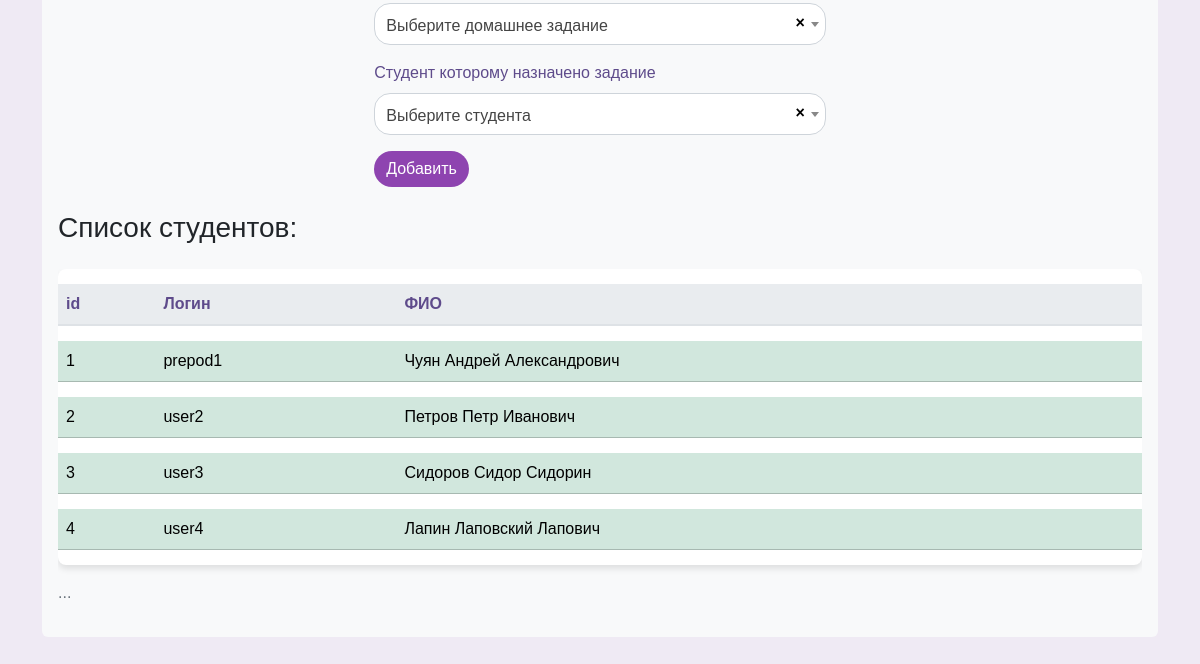
Before: /prepod (signed in, lower part) with the older database file.
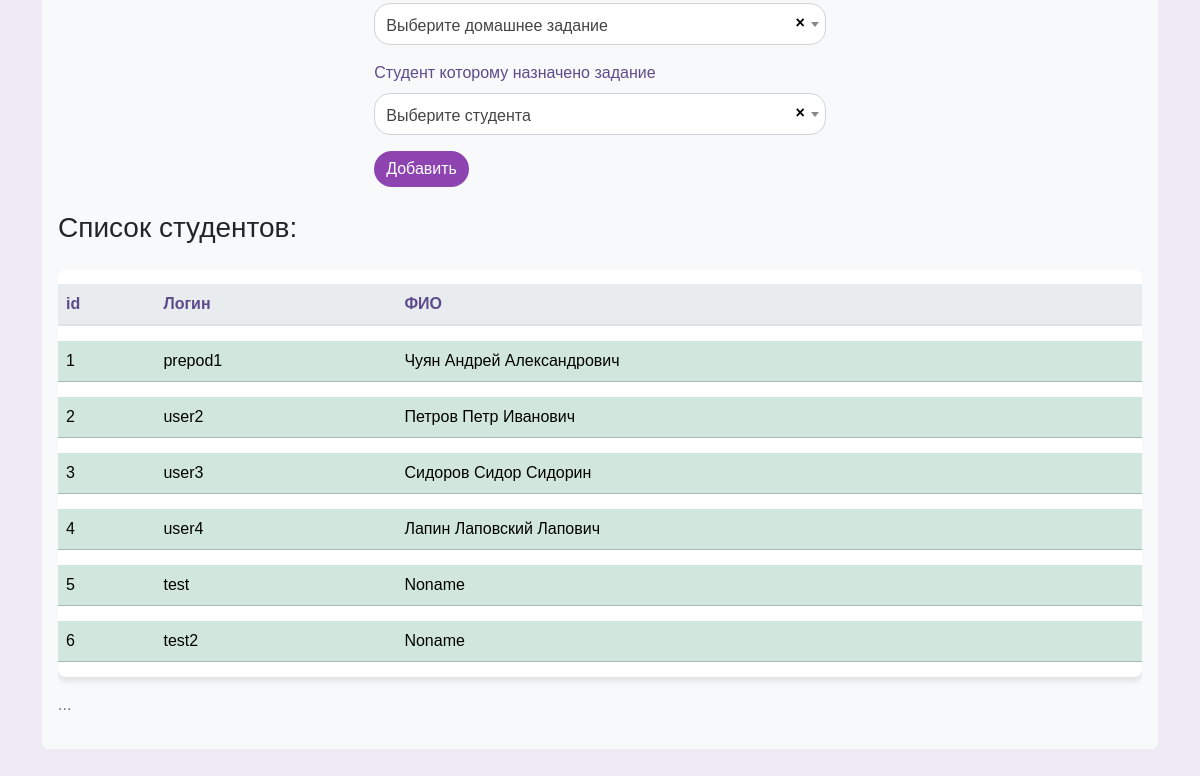
After: the same page with the newer database file.
### database/models.py (models this page shows, shortened)
class User(Base):
    __tablename__ = "users"
    id = Column(Integer, primary_key=True)
    username = Column(String, unique=True)
    fio = Column(String, default= 'Noname')  # Убрали уникальность
    email = Column(String, unique=True)
    password = Column(String)
    user_type = Column(Enum(UserType), default=UserType.student)
    group_id = Column(Integer, ForeignKey("group.id"), default= 1)
    group = relationship("Group", back_populates="user")
    history_user = relationship("History", back_populates="user_history")

### frontend/router.py (the view)
@router.get("/prepod")
async def get_users(
    request: Request,
    user: User = Depends(get_user_or_redirect),
    session: AsyncSession = Depends(get_session),
):
    data = await CRUDUser.get_user_fio(session, user.username)
    data = data
    data = [
        {"id": i, **dct}
        for i, dct in enumerate(data, start=1)
    ]
    print(data)
    users = await CRUDUser.get_all(session)
    groups = await CRUDGroup.get_all(session)
    disciplines = await CRUDDiscipline.get_all(session)
    themes = await CRUDTheme.get_all(session)
    homeworks = await CRUDHomework.get_all(session)
    students = await CRUDUser.get_all(session)
    data2 = []
    for user_data in users:
        data2.append({"id": user_data.id, "username": user_data.username, "fio": user_data.fio})  # Пример добавления данных пользователя, измените на необходимые поля
    return templates.TemplateResponse(
        "prepod/prepod.html",
        {
            "request": request,
            "user": user,
            "data": data,
            "users": users,
            "groups": groups,
            "disciplines": disciplines,
            "themes": themes,
            "homeworks": homeworks,
            "students": students,
            "data2": data2,
        },
    )

### frontend/template/prepod/prepod.html (shortened to what this page needs)
{% extends "base/base.html" %}
{% block content %}
<div data-bs-spy="scroll" data-bs-target="#navbar-example2" data-bs-root-margin="0px 0px -40%" data-bs-smooth-scroll="true" class="scrollspy-example bg-body-tertiary p-3 rounded-2" tabindex="0">
  <h4 id="scrollspyHeading5"><h2>Добавление домашнего задания</h2>
    <div class="d-flex justify-content-center">
      <div class="mt-5 col-lg-5">
        <form action="/theme-homework" method="post">
          <div class="mb-3">
          </div>
          <div class="mb-3">
            <label for="user_id" class="form-label">Студент которому назначено задание</label>
          </div>
          <button type="submit" class="btn btn-primary">Добавить</button>
        </form>
      </div>
    </div>
    <div class="row">
      <div class="col-12">
        <h3 class="mb-4">Список студентов:</h3>
        <div class="table-responsive">
          <table class="table table-hover table-shadow table-rounded">
            <thead>
              <tr>
                <th scope="col">id</th>
                <th scope="col">Логин</th>
                <th scope="col">ФИО</th>
              </tr>
            </thead>
            <tbody>
              {% for row in data2 %}
              <tr class="table-success">
                <td>{{ row.id }}</td>
                <td>{{ row.username }}</td>
                <td>{{ row.fio }}</td>
              </tr>
              {% endfor %}
            </tbody>
          </table>
        </div>
      </div>
    </div>
  </h4>
  <p>...</p>
</div>
{% endblock %}

### frontend/template/base/base.html (shortened to what this page needs)
<!DOCTYPE html>
<html lang="ru">
<head>{% include 'base/head.html' %}</head>
<body>
  <div class="container my-5">
    {% block content %}{% endblock %}
  </div>
</body>
</html>

### frontend/template/base/head.html (shortened to what this page needs)
<head>
  <link rel="stylesheet" href="https://cdn.jsdelivr.net/npm/bootstrap@5.3.2/dist/css/bootstrap.min.css">
  <link href="https://cdn.jsdelivr.net/npm/select2@4.1.0-rc.0/dist/css/select2.min.css" rel="stylesheet" />
  <link rel="stylesheet" href="/assets/css/base.css">
</head>

### frontend/assets/css/base.css (style rules this page uses)
body { margin: 0; font-family: 'Nunito Sans', Arial, sans-serif; background-color: #efeaf4; }
p { color: #6c757d; }
.table { background-color: #ffffff; color: #5e4b8b; border-collapse: separate; border-spacing: 0 15px; }
.table th, .table td { border-top: none !important; vertical-align: middle; }
.table thead th { background-color: #e9ecef; color: #5e4b8b; border-bottom: 2px solid #dee2e6; }
.table td { padding: .5rem; }
.table-rounded { border-radius: .5rem; overflow: hidden; }
.table-shadow { box-shadow: 0 4px 6px rgba(0, 0, 0, 0.1); }
.form-label { color: #5e4b8b; }
.btn { border-radius: 20px; }
.btn-primary { background-color: #8e44b0; border: none; color: #ffffff; transition: background-color 0.3s, color 0.3s, box-shadow 0.3s; }

Changed rows visible on the page:
added User: id "5", username "test", fio "Noname"
added User: id "6", username "test2", fio "Noname"
